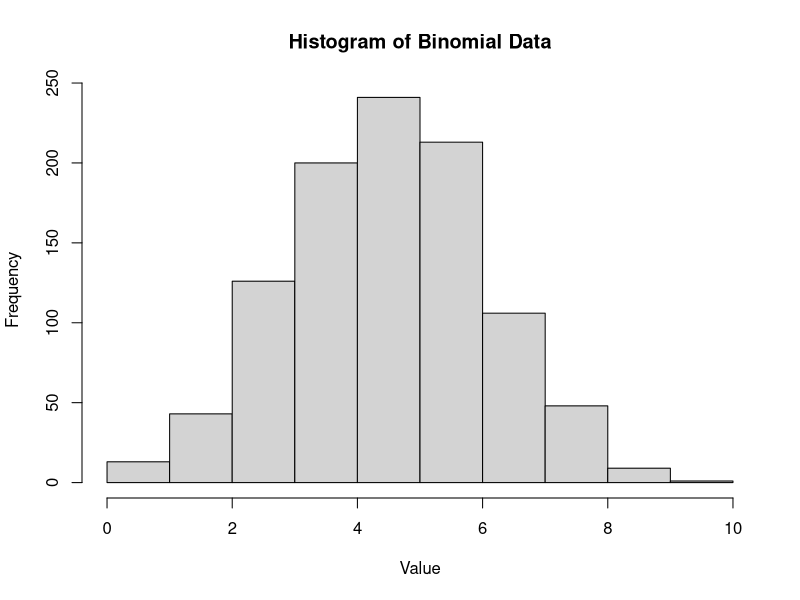
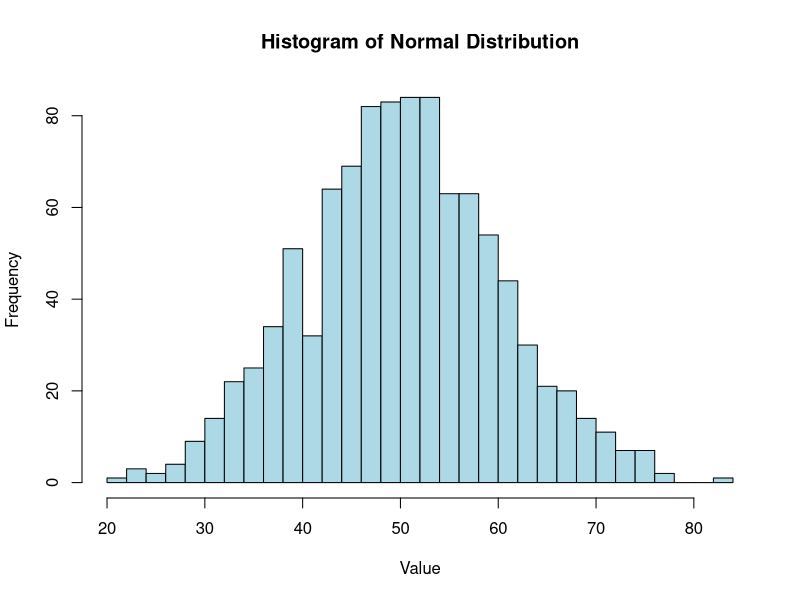

Generate these figures, in order, with R:
#ensure that the results are reproducible
set.seed(123)

#generate random data
binomial_data <- rbinom(1000, size = 10, prob = 0.5)
poisson_data <- rpois(1000, lambda = 5)

# summary statistics and visualization
summary(binomial_data)
hist(binomial_data, main = "Histogram of Binomial Data", 
     xlab = "Value", ylab = "Frequency")

#export data
write.csv(binomial_data, "binomial_data.csv")

#example 1
#A company wants to simulate the outcome of a quality control test where each 
# product has a 90% chance of passing the test (success) and a 10% chance of 
# failing (failure).

# Set probability of success
p <- 0.9

# Simulate 1000 Bernoulli trials
set.seed(123)
bernoulli_trials <- rbinom(1000, size = 1, prob = p)

# Calculate the proportion of successes
proportion_success <- mean(bernoulli_trials)
proportion_success

## This R code simulates 1000 Bernoulli trials and calculates the proportion of successes, which should be close to 0.9.


#example 2: binomial
# A marketing campaign is run where the probability of a customer making a purchase is 0.3. If 10 customers are contacted, what is the probability that exactly 4 will make a purchase?
# Set parameters
n <- 10
p <- 0.3
k <- 4

# Calculate the probability of exactly 4 successes
prob_4_successes <- dbinom(k, size = n, prob = p)
prob_4_successes

# This R code calculates the probability of exactly 4 customers making a purchase out of 10, which is approximately 0.2001.

#example 3: poisson dist
#A call center receives an average of 5 calls per hour. What is the probability that exactly 3 calls will be received in an hour?
# Set parameters
lambda <- 5
k <- 3

# Calculate the probability of exactly 3 calls
prob_3_calls <- dpois(k, lambda = lambda)
prob_3_calls

# This R code calculates the probability of receiving exactly 3 calls in an hour, which is approximately 0.1404.

#normal distribution

#Generate 1000 random samples from a normal distribution with a mean of 50 and a standard deviation of 10. Plot a histogram of the samples and calculate the sample mean and standard deviation.
# Here is an example code in R to perform this simulation:
# Set seed for reproducibility
set.seed(123)

# Parameters
mean <- 50
sd <- 10
n <- 1000

# Generate random samples
samples <- rnorm(n, mean = mean, sd = sd)

# Plot histogram
hist(samples, breaks = 30, main = "Histogram of Normal Distribution",
     xlab = "Value", ylab = "Frequency", col = "lightblue", border = "black")

# Calculate sample statistics
sample_mean <- mean(samples)
sample_sd <- sd(samples)

# Print sample statistics
cat("Sample Mean:", sample_mean, "\n")
cat("Sample Standard Deviation:", sample_sd, "\n")
